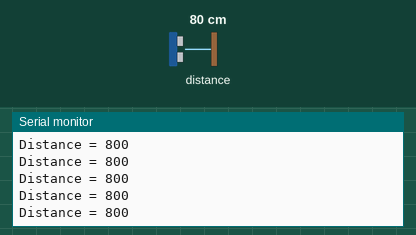
The sketch below on a simulated Arduino Uno, built with avr-gcc and run on an emulated ATmega328P. Shown: the last lines printed to the serial monitor. The test bench sets the inputs (shaded band); at power-on: distance to the obstacle 80 cm.

Above: at 1.2 s.
1.3 s: distance to the obstacle set to 2 cm
At 1.8 s:
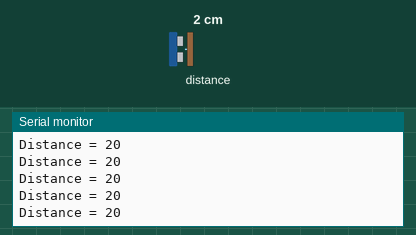
2.8 s: distance to the obstacle set to 4 cm
At 3.8 s:
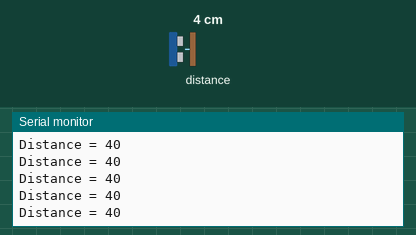
Timing chart, 0 to 5.8 s (numbered marks = the images above; inputs shaded):
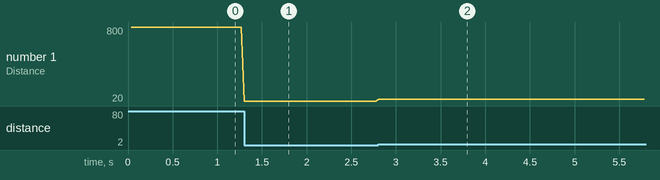

Measured:
- after the input at 1.3 s, the serial monitor: prints a new line at once (image 1)
- after the input at 2.8 s, the serial monitor: prints a new line at once (image 2)
- plotted number 1: 800 → 20 after the input at 1.3 s, 20 → 40 after the input at 2.8 s

The sketch:

distance_test.ino
```cpp
/* This example shows how to get single-shot range
  measurements from the VL53L0X. The sensor can optionally be
  configured with different ranging profiles, as described in
  the VL53L0X API user manual, to get better performance for
  a certain application. This code is based on the four
  "SingleRanging" examples in the VL53L0X API.

  The range readings are in units of mm. */

#include <Wire.h>
#include <VL53L0X.h>
int distance = 0;

VL53L0X sensor;


// Uncomment this line to use long range mode. This
// increases the sensitivity of the sensor and extends its
// potential range, but increases the likelihood of getting
// an inaccurate reading because of reflections from objects
// other than the intended target. It works best in dark
// conditions.

#define LONG_RANGE


// Uncomment ONE of these two lines to get
// - higher speed at the cost of lower accuracy OR
// - higher accuracy at the cost of lower speed

//#define HIGH_SPEED
//#define HIGH_ACCURACY


void setup()
{
  Serial.begin(9600);
  Wire.begin();

  sensor.init();
  sensor.setTimeout(500);

#if defined LONG_RANGE
  // lower the return signal rate limit (default is 0.25 MCPS)
  sensor.setSignalRateLimit(0.1);
  // increase laser pulse periods (defaults are 14 and 10 PCLKs)
  sensor.setVcselPulsePeriod(VL53L0X::VcselPeriodPreRange, 18);
  sensor.setVcselPulsePeriod(VL53L0X::VcselPeriodFinalRange, 14);
#endif

#if defined HIGH_SPEED
  // reduce timing budget to 20 ms (default is about 33 ms)
  sensor.setMeasurementTimingBudget(20000);
#elif defined HIGH_ACCURACY
  // increase timing budget to 200 ms
  sensor.setMeasurementTimingBudget(200000);
#endif
}

void loop()
{
  distance = sensor.readRangeSingleMillimeters();
  if (distance < 2000) {
    Serial.print("Distance = ");
    Serial.print(distance);
  }

  if (sensor.timeoutOccurred()) {
    Serial.print(" TIMEOUT");
  }

  Serial.println();
}
```
